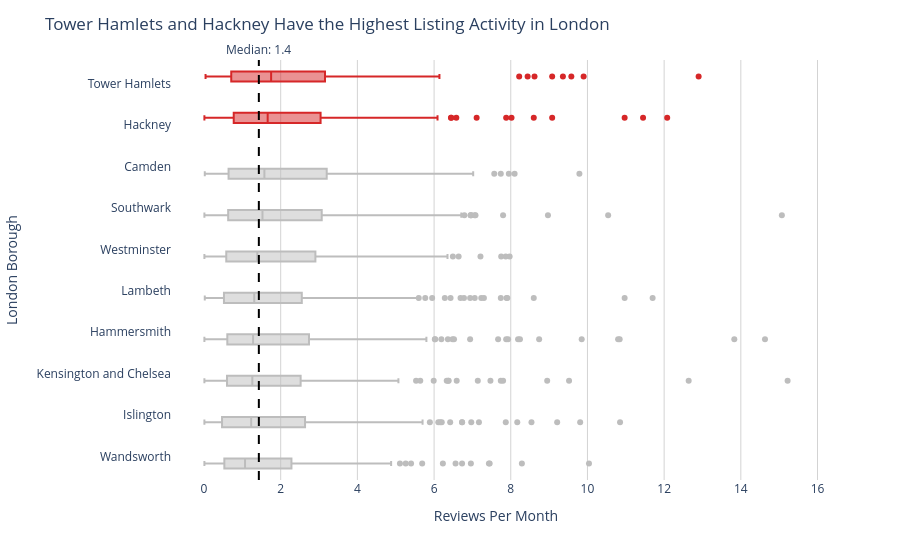

This figure's notebook cell:
### Markdown cell above
## Task 2 — Box plot: listing activity by borough

**What to build:** A **horizontal box plot** comparing listing activity (reviews per month) across London boroughs — reviews per month is a proxy for how frequently a listing is booked.

**Requirements:**
- Horizontal orientation (borough names are long)
- Sorted by median reviews per month (most active at top)
- Highlight the **two most active** boroughs in a different colour
- Outliers shown as individual points
- Insight title naming the two busiest boroughs

> 💡 Some listings have zero reviews — these are new or inactive listings. Filter them out with before plotting

### Code cell
# Remove inactive/new listings
reviews_df = df[df['reviews_per_month'] > 0].copy()

# Calculate median reviews per borough
borough_medians = (
    reviews_df.groupby('neighbourhood')['reviews_per_month']
    .median()
    .sort_values(ascending=False)
)

# Order boroughs by activity
borough_order = borough_medians.index.tolist()

# Top 2 boroughs
top2 = borough_medians.head(2).index.tolist()

# Create highlight column
reviews_df['highlight'] = reviews_df['neighbourhood'].apply(
    lambda x: 'Top Boroughs' if x in top2 else 'Other Boroughs'
)

# Box plot
fig = px.box(
    reviews_df,
    x='reviews_per_month',
    y='neighbourhood',
    color='highlight',
    points='outliers',
    category_orders={'neighbourhood': borough_order},
    orientation='h',
    color_discrete_map={
        'Top Boroughs': '#d62728',
        'Other Boroughs': '#bdbdbd'
    }
)

# Global median
global_median = reviews_df['reviews_per_month'].median()

# Median reference line
fig.add_vline(
    x=global_median,
    line_dash='dash',
    line_color='black',
    annotation_text=f'Median: {global_median:.1f}',
    annotation_position='top'
)

# Layout
fig.update_layout(
    title=f'{top2[0]} and {top2[1]} Have the Highest Listing Activity in London',
    xaxis_title='Reviews Per Month',
    yaxis_title='London Borough',
    plot_bgcolor='white',
    paper_bgcolor='white',
    showlegend=False
)

fig.update_xaxes(gridcolor='lightgrey')
fig.update_yaxes(showgrid=False)

fig.show()

### Figure 1 — Plotly figure (JSON) as saved in the notebook; plotly's stock layout.template omitted (floating-point values rounded to 4 significant figures; data arrays with more than 128 entries replaced by an {"elided": "..."} marker saying what was removed)
{"data": [{"alignmentgroup": "True", "boxpoints": "outliers", "hovertemplate": "highlight=Other Boroughs<br>reviews_per_month=%{x}<br>neighbourhood=%{y}<extra></extra>", "legendgroup": "Other Boroughs", "marker": {"color": "#bdbdbd"}, "name": "Other Boroughs", "notched": false, "offsetgroup": "Other Boroughs", "orientation": "h", "showlegend": true, "type": "box", "x": {"elided": "1984 float values"}, "x0": " ", "xaxis": "x", "y": {"elided": "1984 str values"}, "y0": " ", "yaxis": "y"}, {"alignmentgroup": "True", "boxpoints": "outliers", "hovertemplate": "highlight=Top Boroughs<br>reviews_per_month=%{x}<br>neighbourhood=%{y}<extra></extra>", "legendgroup": "Top Boroughs", "marker": {"color": "#d62728"}, "name": "Top Boroughs", "notched": false, "offsetgroup": "Top Boroughs", "orientation": "h", "showlegend": true, "type": "box", "x": {"elided": "511 float values"}, "x0": " ", "xaxis": "x", "y": {"elided": "511 str values"}, "y0": " ", "yaxis": "y"}], "layout": {"annotations": [{"showarrow": false, "text": "Median: 1.4", "x": 1.43, "xanchor": "center", "xref": "x", "y": 1, "yanchor": "bottom", "yref": "y domain"}], "boxmode": "group", "legend": {"title": {"text": "highlight"}, "tracegroupgap": 0}, "margin": {"t": 60}, "paper_bgcolor": "white", "plot_bgcolor": "white", "shapes": [{"line": {"color": "black", "dash": "dash"}, "type": "line", "x0": 1.43, "x1": 1.43, "xref": "x", "y0": 0, "y1": 1, "yref": "y domain"}], "showlegend": false, "title": {"text": "Tower Hamlets and Hackney Have the Highest Listing Activity in London"}, "xaxis": {"anchor": "y", "domain": [0, 1], "gridcolor": "lightgrey", "title": {"text": "Reviews Per Month"}}, "yaxis": {"anchor": "x", "categoryarray": ["Wandsworth", "Islington", "Kensington and Chelsea", "Hammersmith", "Lambeth", "Westminster", "Southwark", "Camden", "Hackney", "Tower Hamlets"], "categoryorder": "array", "domain": [0, 1], "showgrid": false, "title": {"text": "London Borough"}}}}
